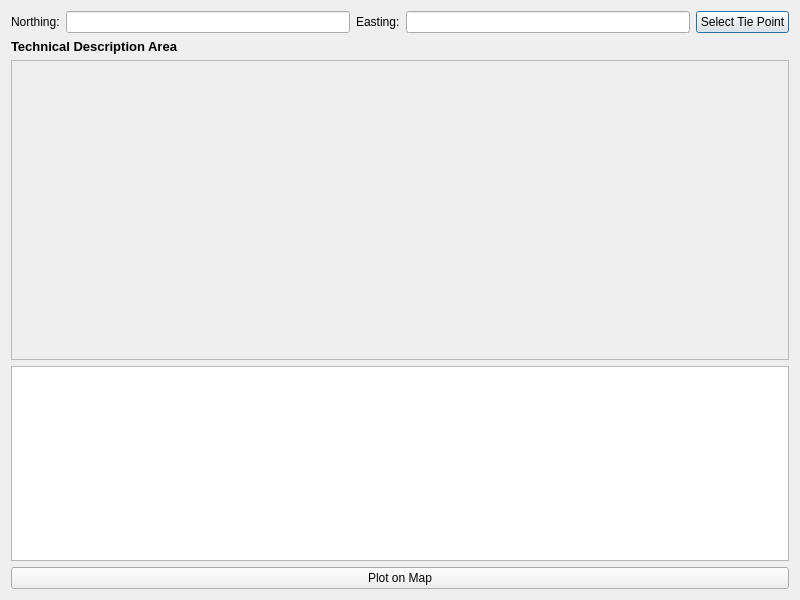
<?xml version="1.0" encoding="UTF-8"?>
<ui version="4.0">
 <class>TitlePlotterPhilippineLandTitlesDialogBase</class>
 <widget class="QDialog" name="TitlePlotterPhilippineLandTitlesDialogBase">
  <property name="geometry">
   <rect>
    <x>0</x>
    <y>0</y>
    <width>800</width>
    <height>600</height>
   </rect>
  </property>
  <property name="windowTitle">
   <string>Title Plotter - Philippine Land Titles</string>
  </property>
  <layout class="QVBoxLayout" name="verticalLayout">
   <item>
    <layout class="QHBoxLayout" name="horizontalLayout">
     <item>
      <widget class="QLabel" name="label">
       <property name="text">
        <string>Northing:</string>
       </property>
      </widget>
     </item>
     <item>
      <widget class="QLineEdit" name="tiePointNorthingInput"/>
     </item>
     <item>
      <widget class="QLabel" name="label_2">
       <property name="text">
        <string>Easting:</string>
       </property>
      </widget>
     </item>
     <item>
      <widget class="QLineEdit" name="tiePointEastingInput"/>
     </item>
     <item>
      <widget class="QPushButton" name="openTiePointDialogButton">
       <property name="text">
        <string>Select Tie Point</string>
       </property>
      </widget>
     </item>
    </layout>
   </item>
   <item>
    <widget class="QLabel" name="technicalDescriptionLabel">
     <property name="font">
      <font>
       <pointsize>10</pointsize>
       <weight>75</weight>
       <bold>true</bold>
      </font>
     </property>
     <property name="text">
      <string>Technical Description Area</string>
     </property>
     <property name="alignment">
      <set>Qt::AlignLeft</set>
     </property>
    </widget>
   </item>
   <item>
    <widget class="QScrollArea" name="scrollArea">
     <property name="minimumSize">
      <size>
       <width>0</width>
       <height>300</height>
      </size>
     </property>
     <property name="maximumSize">
      <size>
       <width>16777215</width>
       <height>300</height>
      </size>
     </property>
     <property name="verticalScrollBarPolicy">
      <enum>Qt::ScrollBarAsNeeded</enum>
     </property>
     <property name="horizontalScrollBarPolicy">
      <enum>Qt::ScrollBarAlwaysOff</enum>
     </property>
     <property name="widgetResizable">
      <bool>true</bool>
     </property>
     <widget class="QWidget" name="scrollAreaWidgetContents">
      <layout class="QVBoxLayout" name="bearingListLayout">
       <property name="alignment">
        <set>Qt::AlignTop</set>
       </property>
       <property name="spacing">
        <number>2</number>
       </property>
       <property name="leftMargin">
        <number>0</number>
       </property>
       <property name="topMargin">
        <number>0</number>
       </property>
       <property name="rightMargin">
        <number>0</number>
       </property>
       <property name="bottomMargin">
        <number>0</number>
       </property>
      </layout>
     </widget>
    </widget>
   </item>
   <item>
    <widget class="QGraphicsView" name="polygonPreview">
     <property name="sizePolicy">
      <sizepolicy hsizetype="Preferred" vsizetype="Expanding">
       <horstretch>0</horstretch>
       <verstretch>1</verstretch>
      </sizepolicy>
     </property>
    </widget>
   </item>
   <item>
    <widget class="QPushButton" name="plotButton">
     <property name="text">
      <string>Plot on Map</string>
     </property>
    </widget>
   </item>
  </layout>
 </widget>
 <resources/>
 <connections/>
</ui>
